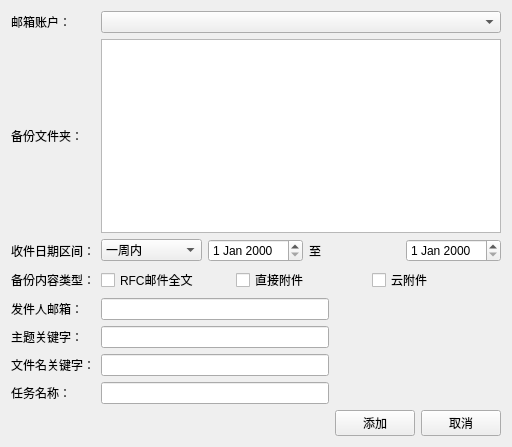
<?xml version="1.0" encoding="UTF-8"?>
<ui version="4.0">
 <class>BackupTaskWidget</class>
 <widget class="QWidget" name="BackupTaskWidget">
  <property name="geometry">
   <rect>
    <x>0</x>
    <y>0</y>
    <width>512</width>
    <height>447</height>
   </rect>
  </property>
  <property name="windowTitle">
   <string>Form</string>
  </property>
  <layout class="QGridLayout" name="gridLayout">
   <item row="0" column="0">
    <widget class="QLabel" name="label_acc">
     <property name="text">
      <string>邮箱账户：</string>
     </property>
    </widget>
   </item>
   <item row="0" column="1" colspan="2">
    <widget class="QComboBox" name="comboBox_acc"/>
   </item>
   <item row="1" column="0">
    <widget class="QLabel" name="label_folders">
     <property name="text">
      <string>备份文件夹：</string>
     </property>
    </widget>
   </item>
   <item row="2" column="0">
    <widget class="QLabel" name="label_date_se">
     <property name="text">
      <string>收件日期区间：</string>
     </property>
    </widget>
   </item>
   <item row="2" column="1" colspan="2">
    <layout class="QHBoxLayout" name="horizontalLayout">
     <item>
      <widget class="QComboBox" name="comboBox_date">
       <item>
        <property name="text">
         <string>一周内</string>
        </property>
       </item>
       <item>
        <property name="text">
         <string>半个月内</string>
        </property>
       </item>
       <item>
        <property name="text">
         <string>一个月内</string>
        </property>
       </item>
       <item>
        <property name="text">
         <string>三个月内</string>
        </property>
       </item>
       <item>
        <property name="text">
         <string>半年内</string>
        </property>
       </item>
       <item>
        <property name="text">
         <string>一年内</string>
        </property>
       </item>
       <item>
        <property name="text">
         <string>自定义时间段</string>
        </property>
       </item>
      </widget>
     </item>
     <item>
      <widget class="QDateEdit" name="dateEdit_start"/>
     </item>
     <item>
      <widget class="QLabel" name="label_date">
       <property name="text">
        <string>至</string>
       </property>
      </widget>
     </item>
     <item>
      <widget class="QDateEdit" name="dateEdit_end"/>
     </item>
    </layout>
   </item>
   <item row="3" column="0">
    <widget class="QLabel" name="label_content">
     <property name="text">
      <string>备份内容类型：</string>
     </property>
    </widget>
   </item>
   <item row="3" column="1" colspan="2">
    <layout class="QHBoxLayout" name="horizontalLayout_2">
     <item>
      <widget class="QCheckBox" name="checkBox_rfc">
       <property name="text">
        <string>RFC邮件全文</string>
       </property>
      </widget>
     </item>
     <item>
      <widget class="QCheckBox" name="checkBox_att">
       <property name="text">
        <string>直接附件</string>
       </property>
      </widget>
     </item>
     <item>
      <widget class="QCheckBox" name="checkBox_cloud">
       <property name="text">
        <string>云附件</string>
       </property>
      </widget>
     </item>
    </layout>
   </item>
   <item row="4" column="0">
    <widget class="QLabel" name="label_from">
     <property name="text">
      <string>发件人邮箱：</string>
     </property>
    </widget>
   </item>
   <item row="4" column="1">
    <widget class="QLineEdit" name="lineEdit_from"/>
   </item>
   <item row="5" column="0">
    <widget class="QLabel" name="label_subject">
     <property name="text">
      <string>主题关键字：</string>
     </property>
    </widget>
   </item>
   <item row="5" column="1">
    <widget class="QLineEdit" name="lineEdit_subject"/>
   </item>
   <item row="6" column="0">
    <widget class="QLabel" name="label_filename">
     <property name="text">
      <string>文件名关键字：</string>
     </property>
    </widget>
   </item>
   <item row="6" column="1">
    <widget class="QLineEdit" name="lineEdit_filename"/>
   </item>
   <item row="7" column="0">
    <widget class="QLabel" name="label_taskname">
     <property name="text">
      <string>任务名称：</string>
     </property>
    </widget>
   </item>
   <item row="7" column="1">
    <widget class="QLineEdit" name="lineEdit_taskname"/>
   </item>
   <item row="8" column="2">
    <layout class="QHBoxLayout" name="horizontalLayout_3">
     <item>
      <widget class="QPushButton" name="button_add">
       <property name="text">
        <string>添加</string>
       </property>
      </widget>
     </item>
     <item>
      <widget class="QPushButton" name="button_cancel">
       <property name="text">
        <string>取消</string>
       </property>
      </widget>
     </item>
    </layout>
   </item>
   <item row="1" column="1" colspan="2">
    <widget class="QTreeView" name="treeView"/>
   </item>
  </layout>
 </widget>
 <resources/>
 <connections/>
</ui>
